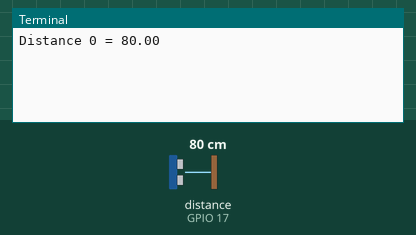
Recording of a program running on a simulated Raspberry Pi (BCM pin numbers). Parts: the last lines printed to the terminal. Inputs (shaded band) come from the test bench; at power-on: distance to the obstacle (sensor on GPIO 17) 80 cm. The echo pulse lasts 58.3 µs per cm.

Above: at 1.2 s.
1.3 s: distance to the obstacle (sensor on GPIO 17) set to 2 cm
At 2.3 s:
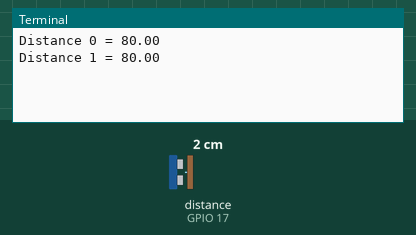
2.8 s: distance to the obstacle (sensor on GPIO 17) set to 4 cm
At 3.8 s:
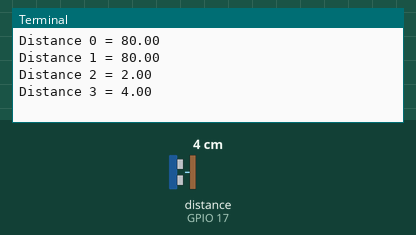
Timing chart, 0 to 5.8 s (numbered marks = the images above; inputs shaded):
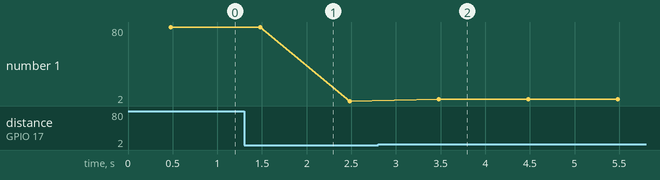

Measured:
- after the input at 2.8 s, the terminal: prints a new line after 0.68 s (image 2)

The program:

3-_Ultrasonic_-_Raspberry_Pi.py
```python
'''
IoT Bootcamp
Trainer: Eng. Meqdad A. Darwish
Phase 2 - Part 3: Working with Sensors and Actuators on Raspberry Pi
Code Sample: Interfacing Ultrasonic (Distance Sensor) with Raspberry Pi
'''
from gpiozero import DistanceSensor
from time import sleep

ultrasonic = DistanceSensor(echo=17, trigger=4)  # GPIO17 & GPIO4

i = 0

while True:
    print(f"Distance {i} =", format(ultrasonic.distance * 100, '.2f'))
    sleep(1)
    i += 1
```
